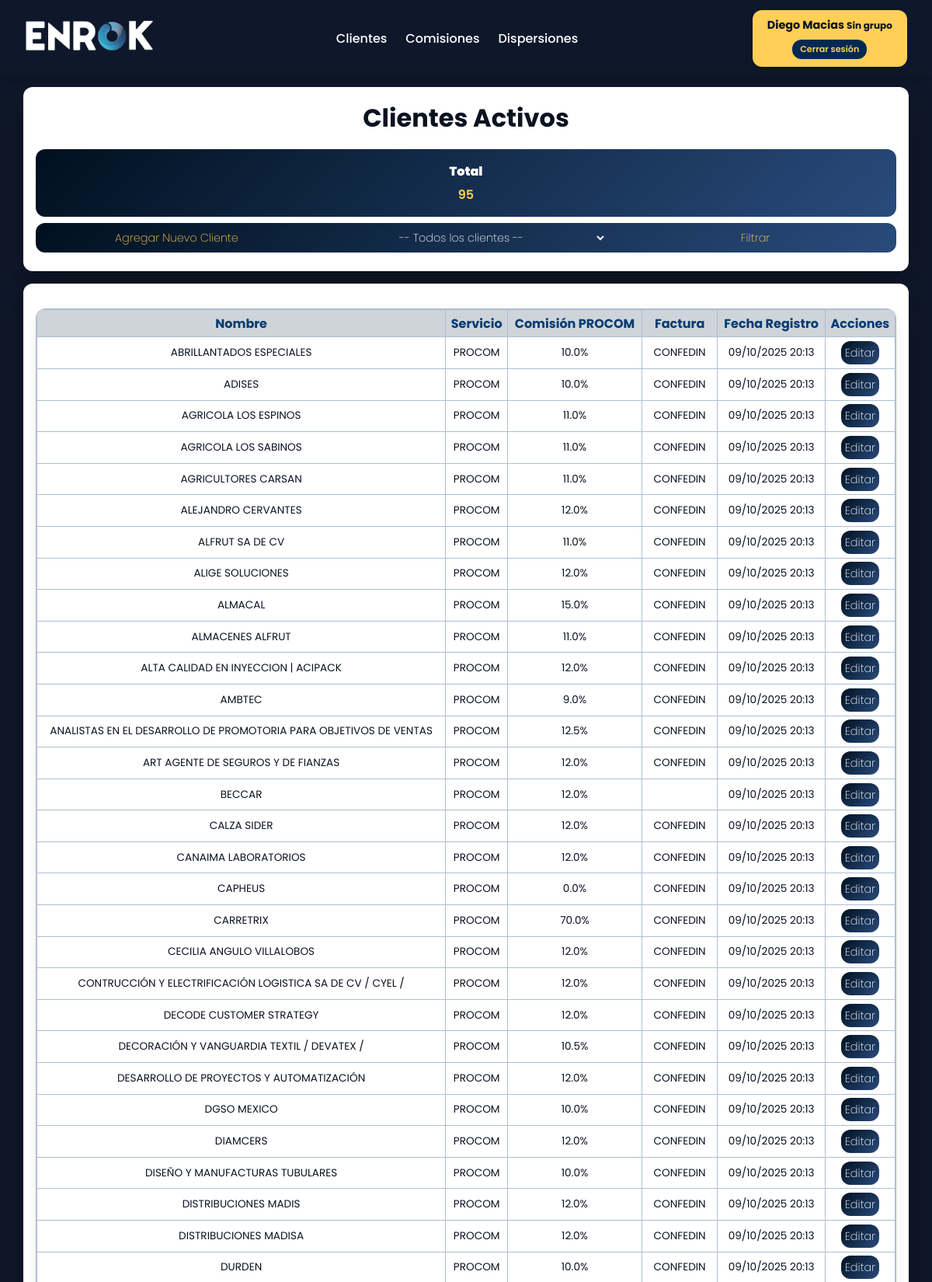
Screenshot of /clientes/listar/ (signed in, upper part) with the database file from the repository.
### clientes/models.py (models this page shows, shortened)
class Cliente(models.Model):
    servicio = models.CharField(max_length=100)
    comision_procom = models.FloatField(blank=True, null=True)
    factura = models.CharField(blank=True, null=True)
    nombre = models.CharField(max_length=150)
    utilidad_enrok = models.FloatField(blank=True, null=True)
    comisionista_1 = models.CharField(max_length=100, blank=True, null=True)
    porcentaje_1 = models.FloatField(blank=True, null=True)
    comisionista_2 = models.CharField(max_length=100, blank=True, null=True)
    porcentaje_2 = models.FloatField(blank=True, null=True)
    comisionista_3 = models.CharField(max_length=100, blank=True, null=True)
    porcentaje_3 = models.FloatField(blank=True, null=True)
    comisionista_4 = models.CharField(max_length=100, blank=True, null=True)
    porcentaje_4 = models.FloatField(blank=True, null=True)
    comisionista_5 = models.CharField(max_length=100, blank=True, null=True)
    porcentaje_5 = models.FloatField(blank=True, null=True)
    comisionista_6 = models.CharField(max_length=100, blank=True, null=True)
    porcentaje_6 = models.FloatField(blank=True, null=True)
    comisionista_7 = models.CharField(max_length=100, blank=True, null=True)
    porcentaje_7 = models.FloatField(blank=True, null=True)
    comisionista_8 = models.CharField(max_length=100, blank=True, null=True)
    porcentaje_8 = models.FloatField(blank=True, null=True)
    comisionista_9 = models.CharField(max_length=100, blank=True, null=True)
    porcentaje_9 = models.FloatField(blank=True, null=True)
    fecha_registro = models.DateTimeField(auto_now_add=True)

### clientes/views.py (the view)
# urls.py: path('listar/', views.listar_clientes, name='clientes_listar'),
def listar_clientes(request):
    cliente_id = request.GET.get('cliente')
    clientes = Cliente.objects.all().order_by('nombre')
    if cliente_id:
        clientes = clientes.filter(id=cliente_id)
    return render(request, 'clientes/listar.html', {
        'clientes': clientes,
        'cliente_seleccionado': cliente_id
    })

### clientes/templates/clientes/listar.html (shortened to what this page needs)
{% extends 'base_listar.html' %}
{% load static %}
{% block title_filters %}
  <div class="card-top">
    <h1>Clientes Activos</h1>
    <div class="pendiente-box">
      <h2>Total</h2>
      <p class="monto">{{ clientes|length }}</p>
    </div>
    <div class="actions">
      <form method="get">
        <a href="{% url 'clientes_agregar' %}" class="btn" style="border-radius: 12px 0 0 12px;">
          Agregar Nuevo Cliente
        </a>
        <select name="cliente">
          <option value="">-- Todos los clientes --</option>
        </select>
        <button type="submit" class="btn" style="border-radius: 0 12px 12px 0;">Filtrar</button>
      </form>
    </div>
  </div>
{% endblock %}
{% block content %}
  <div class="card">
    <div class="table-container">
      <table>
        <tr>
          <th>Nombre</th>
          <th>Servicio</th>
          <th>Comisión PROCOM</th>
          <th>Factura</th>
          <th>Fecha Registro</th>
          <th>Acciones</th>
        </tr>
        {% for cliente in clientes %}
        <tr>
          <td>{{ cliente.nombre }}</td>
          <td>{{ cliente.servicio }}</td>
          <td>{{ cliente.comision_procom }}%</td>
          <td>{{ cliente.factura }}</td>
          <td>{{ cliente.fecha_registro|date:"d/m/Y H:i" }}</td>
          <td>
            <a href="{% url 'clientes_editar' cliente.id %}" class="editar">Editar</a>
          </td>
        </tr>
        {% empty %}
        <tr>
          <td colspan="6" style="text-align:center;">No hay clientes registrados.</td>
        </tr>
        {% endfor %}
      </table>
    </div>
  </div>
{% endblock %}

### templates/includes/header.html (shortened to what this page needs)
{% load static %}
<header class="navbar">
  <div class="container">
    <div class="logo-box">
      <a href="{% url 'enrok' %}" class="logo-link">
        <img src="{% static 'img/logo.png' %}" alt="Enrok" class="logo-img">
      </a>
    </div>
    <nav class="nav-links">
      <a href="{% url 'clientes_listar' %}">Clientes</a>
      <a href="{% url 'comisiones_listar' %}">Comisiones</a>
      <a href="{% url 'dispersiones_listar' %}">Dispersiones</a>
    </nav>
    <div class="user-box">
      <strong>{{ user.get_full_name|default:user.username }}</strong>
      <small>{{ user.groups.all.0.name|default:"Sin grupo" }}</small>
      <br>
      <form action="{% url 'logout' %}" method="post" style="display:inline;">
        <button type="submit" class="logout-btn">Cerrar sesión</button>
      </form>
    </div>
  </div>
</header>

### static/css/style.css (style rules this page uses)
:root { --fuente-principal: 'Poppins', system-ui, -apple-system, Segoe UI, Roboto, sans-serif; }
*, *::before, *::after { font-family: var(--fuente-principal) !important; box-sizing: border-box; }
body { min-height: 100vh; display: grid; place-items: start center; background: #0f172a; margin: 0; padding-top: 2rem; }
.navbar { position: fixed; top: 0; left: 0; width: 100%; background-color: #0f172a; padding: 0.8rem 2rem; color: #fff; box-shadow: 0 2px 8px rgba(0,0,0,.2); z-index: 100; }
.navbar .container { display: flex; justify-content: space-between; align-items: center; flex-wrap: wrap; gap: 1rem; }
.logo-box { display: flex; align-items: center; gap: 0.7rem; }
.logo-img { height: 40px; width: auto; }
.nav-links { display: flex; gap: 1.5rem; }
.nav-links a { color: #fff; text-decoration: none; font-weight: 500; transition: color .2s; }
.card, .card-top { width: 95vw; max-width: 1200px; margin: 1rem; background: #ffffff; color: #0b1220; padding: 1rem; border-radius: 12px; box-shadow: 0 18px 40px rgba(0,0,0,.25); }
.card { min-height: 80vh; overflow-y: auto; }
.card-top { margin-top: 5rem; }
h1 { text-align: center; margin-bottom: 1rem; margin-top: 0rem; }
.btn_filtros, .btn, .filtro_pagado { padding: 4px 8px; text-decoration: none; display: inline-block; color: #ffcf56; background: transparent; border: none; font-weight: 200; text-align: center; line-height: 30px; font-size: .9rem; cursor: pointer; transition: 0.3s; }
.editar { padding: 0px 5px; text-decoration: none; display: inline-block; color: #ffffff; background: linear-gradient(135deg, #00101f 0%, #294b7c 100%); border: none; border-radius: 12px; font-weight: 200; text-align: center; line-height: 30px; font-size: .9rem; cursor: pointer; transition: 0.3s; }
select { padding: 7px 8px; font-size: .9rem; color: #ffffff; background: transparent; border: none; font-weight: 200; text-align: center; cursor: pointer; transition: 0.3s; }
select option { color: #00101f; background-color: #ffffff; text-align: center; }
.actions { margin-top: .5rem; margin-bottom: .5rem; display: flex; gap: .6rem; justify-content: center; background: linear-gradient(135deg, #00101f 0%, #294b7c 100%); border-radius: 12px; }
.actions form { display: flex; width: 100%; gap: 0.6rem; }
.actions form > * { flex: 1; text-align: center; min-width: 0; }
.pendiente-box { position: relative; background: linear-gradient(135deg, #00101f 0%, #294b7c 100%); color: white; padding: 1rem; border-radius: 12px; text-align: center; display: flex; justify-content: center; align-items: center; gap: 6rem; flex-wrap: wrap; margin-top: 1rem; }
.pendiente-box:not(:has(> div)) { flex-direction: column; gap: 0.3rem; }
.pendiente-box h2 { margin: 0; font-size: 1rem; font-weight: 900; }
.pendiente-box .monto, .pendiente-box p { font-size: 1rem; font-weight: 600; margin: 0; color: #ffcf56; }
table { width: 100%; border-collapse: collapse; }
th, td { border: 1px solid #aebed2; padding: 0.3rem; text-align: center; font-size: 0.85rem; }
th { background: rgb(206, 212, 218); text-align: center; color: #003b71; font-size: 1rem; }
.table-container { border: 1px solid #aebed2; border-radius: 12px; overflow: hidden; margin-top: 1rem; max-height: 70vh; overflow-y: auto; box-shadow: 0 6px 16px rgba(0,0,0,.08); }
.user-box { display: block; top: 1rem; right: 1.5rem; background: #ffcf56; color: #0b1220; align-items: center; justify-content: center; gap: 0.25rem; padding: .6rem 1.2rem; border-radius: 12px; font-weight: 700; box-shadow: 0 4px 10px rgba(0,0,0,.15); font-size: .9rem; text-align: center; }
.logout-btn { all: unset; margin-top: .5rem; padding: 4px 10px; text-decoration: none; display: inline-block; color: #ffcf56; background: #002952; border: none; font-size: .7rem; font-weight: 600; text-align: center; cursor: pointer; transition: 0.3s; border-radius: 12px; }

### templates/includes/header.html (style rules this page uses)
.user-box { display: block; top: 1rem; right: 1.5rem; background: #ffcf56; color: #0b1220; align-items: center; justify-content: center; gap: 0.25rem; padding: .6rem 1.2rem; border-radius: 12px; font-weight: 700; box-shadow: 0 4px 10px rgba(0,0,0,.15); font-size: .9rem; text-align: center; }
.logout-btn { all: unset; margin-top: .5rem; padding: 4px 10px; text-decoration: none; display: inline-block; color: #ffcf56; background: #002952; border: none; font-size: .7rem; font-weight: 600; text-align: center; cursor: pointer; transition: 0.3s; border-radius: 12px; }

### rows the page displays
Cliente: nombre "ABRILLANTADOS ESPECIALES", servicio "PROCOM", comision_procom "10.0", factura "CONFEDIN", fecha_registro "09/10/2025 20:13"
Cliente: nombre "ADISES", servicio "PROCOM", comision_procom "10.0", factura "CONFEDIN", fecha_registro "09/10/2025 20:13"
Cliente: nombre "AGRICOLA LOS ESPINOS", servicio "PROCOM", comision_procom "11.0", factura "CONFEDIN", fecha_registro "09/10/2025 20:13"
Cliente: nombre "AGRICOLA LOS SABINOS", servicio "PROCOM", comision_procom "11.0", factura "CONFEDIN", fecha_registro "09/10/2025 20:13"
Cliente: nombre "AGRICULTORES CARSAN", servicio "PROCOM", comision_procom "11.0", factura "CONFEDIN", fecha_registro "09/10/2025 20:13"
Cliente: nombre "ALEJANDRO CERVANTES", servicio "PROCOM", comision_procom "12.0", factura "CONFEDIN", fecha_registro "09/10/2025 20:13"
Cliente: nombre "ALFRUT SA DE CV", servicio "PROCOM", comision_procom "11.0", factura "CONFEDIN", fecha_registro "09/10/2025 20:13"
Cliente: nombre "ALIGE SOLUCIONES", servicio "PROCOM", comision_procom "12.0", factura "CONFEDIN", fecha_registro "09/10/2025 20:13"
Cliente: nombre "ALMACAL", servicio "PROCOM", comision_procom "15.0", factura "CONFEDIN", fecha_registro "09/10/2025 20:13"
Cliente: nombre "ALMACENES ALFRUT", servicio "PROCOM", comision_procom "11.0", factura "CONFEDIN", fecha_registro "09/10/2025 20:13"
Cliente: nombre "ALTA CALIDAD EN INYECCION | ACIPACK", servicio "PROCOM", comision_procom "12.0", factura "CONFEDIN", fecha_registro "09/10/2025 20:13"
Cliente: nombre "AMBTEC", servicio "PROCOM", comision_procom "9.0", factura "CONFEDIN", fecha_registro "09/10/2025 20:13"
Cliente: nombre "ANALISTAS EN EL DESARROLLO DE PROMOTORIA PARA OBJETIVOS DE VENTAS", servicio "PROCOM", comision_procom "12.5", factura "CONFEDIN", fecha_registro "09/10/2025 20:13"
Cliente: nombre "ART AGENTE DE SEGUROS Y DE FIANZAS", servicio "PROCOM", comision_procom "12.0", factura "CONFEDIN", fecha_registro "09/10/2025 20:13"
Cliente: nombre "BECCAR", servicio "PROCOM", comision_procom "12.0", fecha_registro "09/10/2025 20:13"
Cliente: nombre "CALZA SIDER", servicio "PROCOM", comision_procom "12.0", factura "CONFEDIN", fecha_registro "09/10/2025 20:13"
Cliente: nombre "CANAIMA LABORATORIOS", servicio "PROCOM", comision_procom "12.0", factura "CONFEDIN", fecha_registro "09/10/2025 20:13"
Cliente: nombre "CAPHEUS", servicio "PROCOM", comision_procom "0.0", factura "CONFEDIN", fecha_registro "09/10/2025 20:13"
Cliente: nombre "CARRETRIX", servicio "PROCOM", comision_procom "70.0", factura "CONFEDIN", fecha_registro "09/10/2025 20:13"
Cliente: nombre "CECILIA ANGULO VILLALOBOS", servicio "PROCOM", comision_procom "12.0", factura "CONFEDIN", fecha_registro "09/10/2025 20:13"
Cliente: nombre "CONTRUCCIÓN Y ELECTRIFICACIÓN LOGISTICA SA DE CV / CYEL /", servicio "PROCOM", comision_procom "12.0", factura "CONFEDIN", fecha_registro "09/10/2025 20:13"
Cliente: nombre "DECODE CUSTOMER STRATEGY", servicio "PROCOM", comision_procom "12.0", factura "CONFEDIN", fecha_registro "09/10/2025 20:13"
Cliente: nombre "DECORACIÓN Y VANGUARDIA TEXTIL / DEVATEX /", servicio "PROCOM", comision_procom "10.5", factura "CONFEDIN", fecha_registro "09/10/2025 20:13"
Cliente: nombre "DESARROLLO DE PROYECTOS Y AUTOMATIZACIÓN", servicio "PROCOM", comision_procom "12.0", factura "CONFEDIN", fecha_registro "09/10/2025 20:13"
Cliente: nombre "DGSO MEXICO", servicio "PROCOM", comision_procom "10.0", factura "CONFEDIN", fecha_registro "09/10/2025 20:13"
Cliente: nombre "DIAMCERS", servicio "PROCOM", comision_procom "12.0", factura "CONFEDIN", fecha_registro "09/10/2025 20:13"
Cliente: nombre "DISEÑO Y MANUFACTURAS TUBULARES", servicio "PROCOM", comision_procom "10.0", factura "CONFEDIN", fecha_registro "09/10/2025 20:13"
Cliente: nombre "DISTRIBUCIONES MADIS", servicio "PROCOM", comision_procom "12.0", factura "CONFEDIN", fecha_registro "09/10/2025 20:13"
Cliente: nombre "DISTRIBUCIONES MADISA", servicio "PROCOM", comision_procom "12.0", factura "CONFEDIN", fecha_registro "09/10/2025 20:13"
Cliente: nombre "DURDEN", servicio "PROCOM", comision_procom "10.0", factura "CONFEDIN", fecha_registro "09/10/2025 20:13"

### other values shown
{{ user.get_full_name|default:user.username }} "Diego Macias"
{{ user.groups.all.0.name|default:"Sin grupo" }} "Sin grupo"
{{ clientes|length }} "95"
